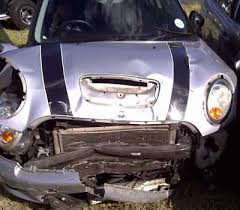
#> input picture dataset/trafficnet_dataset_v1/test/accident/images_041 (2).jpg, 240 x 210 px, given as the content of the folder trafficnet_dataset_v1/test/accident/images_041 (2).jpg/train, which was not available
$ python -i eda_visualization.py   (imports and definitions only)
#> lines starting #> are read from the running program, lines starting #| are printed output that depends on the picture; pictures that were not available may be replaced by others from this repository, and a replacement may not be noted
import os
import cv2
import random
import matplotlib.pyplot as plt
import numpy as np
from scipy.stats import skew


# --------------------------------------------------
# 1. SAMPLE IMAGE VISUALIZATION
# --------------------------------------------------

def visualize_sample_images(dataset_path):

    train_path = os.path.join(dataset_path, "train")

    plt.figure(figsize=(10,8))

    i = 1

    for label in os.listdir(train_path):

        class_path = os.path.join(train_path, label)

        img_name = random.choice(os.listdir(class_path))

        img_path = os.path.join(class_path, img_name)

        img = cv2.imread(img_path)
#> img is the input picture: shape (210, 240, 3); mean B, G, R 100.2, 93.3, 101.3

        if img is None:
            continue

        img = cv2.cvtColor(img, cv2.COLOR_BGR2RGB)

        plt.subplot(2,2,i)
        plt.imshow(img)
        plt.title(label)
        plt.axis("off")

        i += 1

    plt.suptitle("Sample Images From Each Class")

    plt.tight_layout()
    plt.show()


# --------------------------------------------------
# 2. IMAGE SIZE DISTRIBUTION
# --------------------------------------------------

def visualize_image_sizes(dataset_path):

    train_path = os.path.join(dataset_path, "train")

    widths = []
    heights = []

    for label in os.listdir(train_path):

        class_path = os.path.join(train_path, label)

        for file in os.listdir(class_path)[:50]:

            img_path = os.path.join(class_path, file)

            img = cv2.imread(img_path)

            if img is None:
                continue

            h, w = img.shape[:2]
#> h = 210; w = 240

            heights.append(h)
            widths.append(w)

    plt.figure(figsize=(7,5))

    plt.scatter(widths, heights, alpha=0.6)

    plt.title("Image Size Distribution")
    plt.xlabel("Width")
    plt.ylabel("Height")

    plt.grid(True)

    plt.show()
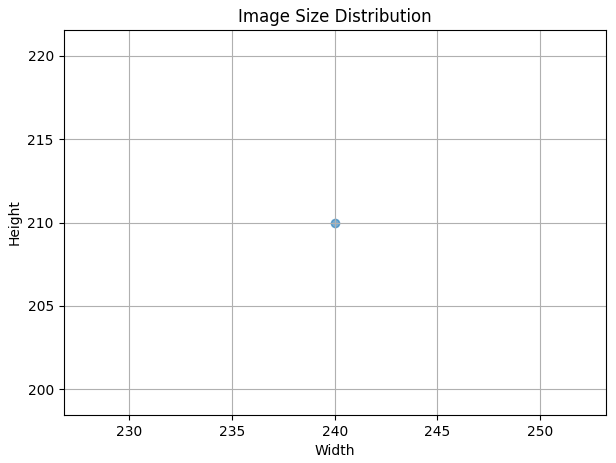
#> figure drawn by matplotlib, 1 panel


# --------------------------------------------------
# 3. PIXEL INTENSITY DISTRIBUTION
# --------------------------------------------------

def visualize_pixel_distribution(dataset_path):

    train_path = os.path.join(dataset_path, "train")

    pixels = []

    for label in os.listdir(train_path):

        class_path = os.path.join(train_path, label)

        for file in os.listdir(class_path)[:20]:

            img_path = os.path.join(class_path, file)

            img = cv2.imread(img_path)

            if img is None:
                continue

            gray = cv2.cvtColor(img, cv2.COLOR_BGR2GRAY)
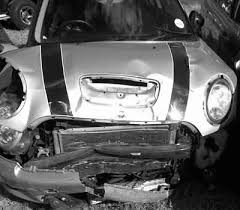
#> gray: shape (210, 240); min 0, max 255, mean 96.4

            pixels.extend(gray.flatten())

    plt.figure(figsize=(7,5))

    plt.hist(pixels, bins=50)

    plt.title("Pixel Intensity Distribution")
    plt.xlabel("Pixel Value")
    plt.ylabel("Frequency")

    plt.grid(True, linestyle="--", alpha=0.6)

    plt.show()
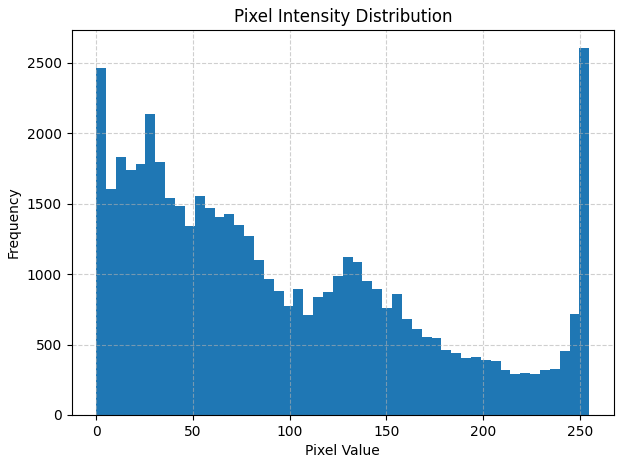
#> figure drawn by matplotlib, 1 panel; tallest bar 2604 high, from x = 249.9 to 255


# --------------------------------------------------
# 4. SKEWNESS VISUALIZATION (MAIN FOCUS)
# --------------------------------------------------

def visualize_skewness(dataset_path):

    train_path = os.path.join(dataset_path, "train")

    pixels = []

    for label in os.listdir(train_path):

        class_path = os.path.join(train_path, label)

        for file in os.listdir(class_path)[:20]:

            img_path = os.path.join(class_path, file)

            img = cv2.imread(img_path)

            if img is None:
                continue

            gray = cv2.cvtColor(img, cv2.COLOR_BGR2GRAY)

            pixels.extend(gray.flatten())

    pixels = np.array(pixels)

    skew_value = skew(pixels)
#> skew_value = 0.674

    plt.figure(figsize=(7,5))

    plt.hist(pixels, bins=50, color="orange")

    # mean line
    plt.axvline(np.mean(pixels), linestyle='--', label="Mean")

    plt.title(f"Pixel Distribution (Skewness = {round(skew_value,3)})")
    plt.xlabel("Pixel Intensity")
    plt.ylabel("Frequency")

    plt.legend()
    plt.grid(True, linestyle="--", alpha=0.6)

    plt.show()
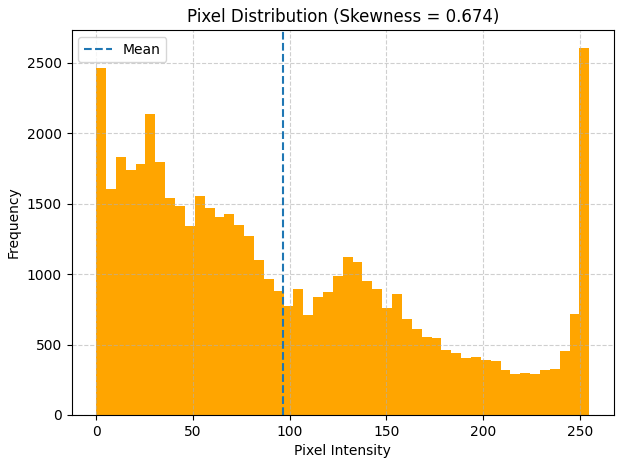
#> figure drawn by matplotlib, 1 panel; tallest bar 2604 high, from x = 249.9 to 255


# --------------------------------------------------
# MAIN EDA FUNCTION
# --------------------------------------------------

def run_eda(dataset_path):

    print("\n===== EDA VISUALIZATION =====")

    visualize_sample_images(dataset_path)

    visualize_image_sizes(dataset_path)

    visualize_pixel_distribution(dataset_path)

    visualize_skewness(dataset_path)

>>> result = run_eda('../dataset/trafficnet_dataset_v1/test/accident/images_041 (2).jpg')
